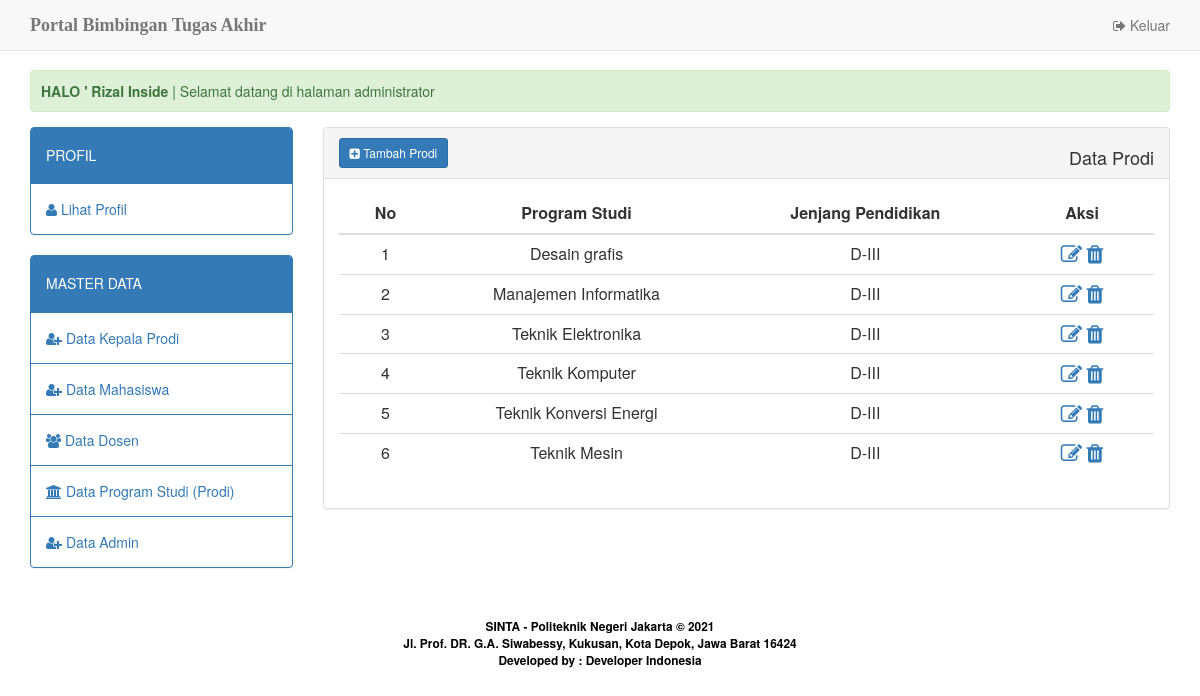
Page /home.php?apps=prodi (signed in) on the committed database.
### tables this page shows
CREATE TABLE `admin_prodi` (
  `id_admin` int(3) NOT NULL,
  `nm_admin` varchar(30) NOT NULL,
  `no_telp` char(12) NOT NULL,
  `id_prodi` int(2) NOT NULL,
  `username` char(10) NOT NULL,
  `password` char(10) NOT NULL,
  `status_user` varchar(5) NOT NULL DEFAULT 'admin'
);

CREATE TABLE `prodi` (
  `id_prodi` int(2) NOT NULL,
  `nama_prodi` varchar(30) NOT NULL,
  `jenjang` varchar(5) NOT NULL
);

### apps/app_prodi/view.php (the view, shortened to what this page needs)
<div class="panel panel-default">
	<div class="panel-heading">
		<?php if ($_SESSION['user_level']=='admin') { ?>
			<a href="?apps=prodi&amp;act=add" class="btn btn-primary btn-sm"><i class="fa fa-plus-square"></i> Tambah Prodi </a>
			<span class="pull-right">
			<h4>Data Prodi </h4>
	  		</span>
		<?php } else { ?>
			<span>
			<h4>Data Prodi </h4>
			</span>
		<?php } ?>
  </div>
	<div class="panel-body">
		<table width="20%" class="table table-hover" id="tbl_users">
			<thead>
	    		<tr>
	    			<th width="3%" style="width: 3%"><div align="center">No</div></th>
	    			<th width="10%" style="width: 10%"><div align="center">Program Studi</div></th>
	    			<th width="10%" style="width: 10%"><div align="center">Jenjang Pendidikan</div></th>
					<th width="5%" style="width: 5%"><div align="center">Aksi</div></th>
	    		</tr>
	    	</thead>
	    	<tbody>
	    		<?php
					$stmt = $db_con->prepare("SELECT * FROM prodi ORDER BY nama_prodi ASC");
					$stmt->execute();
					$no=1;
					while($row=$stmt->fetch(PDO::FETCH_ASSOC)) {
				?>
					<tr>
						<td><div align="center"><?php echo $no; ?></div></td>
						<td><div align="center"><?php echo $row['nama_prodi']; ?></div></td>
						<td><div align="center"><?php echo $row['jenjang']; ?></div></td>
					    <td align="center">
							<a class="edit-link" href="?apps=prodi&act=edit&id=<?php echo $row['id_prodi']; ?>" title="Edit"><i class="fa fa-pencil-square-o fa-lg" aria-hidden="true"></i></a>
							<a href="?apps=prodi&act=hapus&id=<?php echo $row['id_prodi']; ?>" title="Delete" onclick="return confirm('Yakin untuk menghapus data?')"><i class="fa fa-trash fa-lg" aria-hidden="true"></i></a>
						</td>
					</tr>
				<?php
					$no++;
				 	}
				?>
	    	</tbody>
		</table>
	</div>
</div>

### home.php (shortened to what this page needs)
<?php
	include_once 'dbconfig.php';
	$stmt = $db_con->prepare("SELECT * FROM dosen WHERE id_dosen=:uid");
	$stmt->execute(array(":uid"=>$_SESSION['user_session']));
	$row=$stmt->fetch(PDO::FETCH_ASSOC);
	$stmt2 = $db_con->prepare("SELECT * FROM mahasiswa WHERE nim=:uid");
	$stmt2->execute(array(":uid"=>$_SESSION['user_session']));
	$row2=$stmt2->fetch(PDO::FETCH_ASSOC);
	$stmt3 = $db_con->prepare("SELECT * FROM admin_prodi WHERE id_admin=:uid");
	$stmt3->execute(array(":uid"=>$_SESSION['user_session']));
	$row3=$stmt3->fetch(PDO::FETCH_ASSOC);
	$stmt4 = $db_con->prepare("SELECT * FROM kaprodi WHERE id_kaprodi=:uid");
	$stmt4->execute(array(":uid"=>$_SESSION['user_session']));
	$row4=$stmt4->fetch(PDO::FETCH_ASSOC);
?>
<!DOCTYPE html>
<html lang="en">
<head>
	<link href="assets/css/bootstrap.min.css" rel="stylesheet">
	<link href="assets/css/style.css" rel="stylesheet">
	<link href="assets/css/font-awesome.css" rel="stylesheet">
	<link href="assets/css/datatables.min.css" rel="stylesheet">
</head>
<body>
	<nav class="navbar navbar-default navbar-fixed-top">
		<div class="container">
			<div class="navbar-header">
				<a class="navbar-brand" href="./"><b>Portal Bimbingan Tugas Akhir</b><span class="style4"></span></a>
			</div>
			<div id="navbar" class="navbar-collapse collapse">
				<ul class="nav navbar-nav navbar-right">
					<li><a href="logout.php"><span class="fa fa-sign-out"></span> Keluar</a></li>
				</ul>
			</div>
		</div>
	</nav>
	<div class="body-container">
		<div class="container">
			<div class='alert alert-success'>
				<marquee>
					<strong>HALO ' <?php
					if ($_SESSION['user_level']=='dosen') {echo $row['nm_dosen'];}
					elseif ($_SESSION['user_level']=='mahasiswa') {echo $row2['nm_mhs'];}
					elseif ($_SESSION['user_level']=='admin') {echo $row3['nm_admin'];}
					elseif ($_SESSION['user_level']=='kaprodi') {echo $row4['nm_kaprodi'];}
				?></strong> | Selamat datang di halaman <?php
					if ($_SESSION['user_level']=='dosen') {echo "dosen pembimbing tugas akhir";}
					elseif ($_SESSION['user_level']=='mahasiswa') {echo "mahasiswa";}
					elseif ($_SESSION['user_level']=='admin') {echo "administrator";}
					elseif ($_SESSION['user_level']=='kaprodi') {echo "kepala prodi";}
				?>
				</marquee>
			</div>
			<div class="row">
				<div class="col-md-3">
					<?php include 'apps/menu.php'; ?>
				</div>
				<div class="col-md-9">
					<?php include 'apps/content.php'; ?>
				</div>
			</div>
		</div>
		<center>
			<p>&nbsp;</p>
			<p><small style="color: #fff"><span class="style3" style="font-weight: bold;">SINTA - Politeknik Negeri
						Jakarta &copy; <?php echo date('Y');?></span><br>
					<strong><span class="style3"><span class="style3">Jl. Prof. DR. G.A. Siwabessy, Kukusan, Kota Depok,
								Jawa Barat 16424<br>
								Developed by : Developer Indonesia
							</span></strong></small> </p>
		</center>
	</div>
</body>
</html>

### assets/css/style.css (style rules this page uses)
body { background:#f1f9f9; }
.body-container { margin-top:70px; }
.navbar-brand { font-family:"Lucida Handwriting"; }

### home.php (style rules this page uses)
.style3 { color: #000000 }

### rows in the picture
admin_prodi: nm_admin "Rizal Inside"
prodi: nama_prodi "Desain grafis", jenjang "D-III"
prodi: nama_prodi "Manajemen Informatika", jenjang "D-III"
prodi: nama_prodi "Teknik Elektronika", jenjang "D-III"
prodi: nama_prodi "Teknik Komputer", jenjang "D-III"
prodi: nama_prodi "Teknik Konversi Energi", jenjang "D-III"
prodi: nama_prodi "Teknik Mesin", jenjang "D-III"
